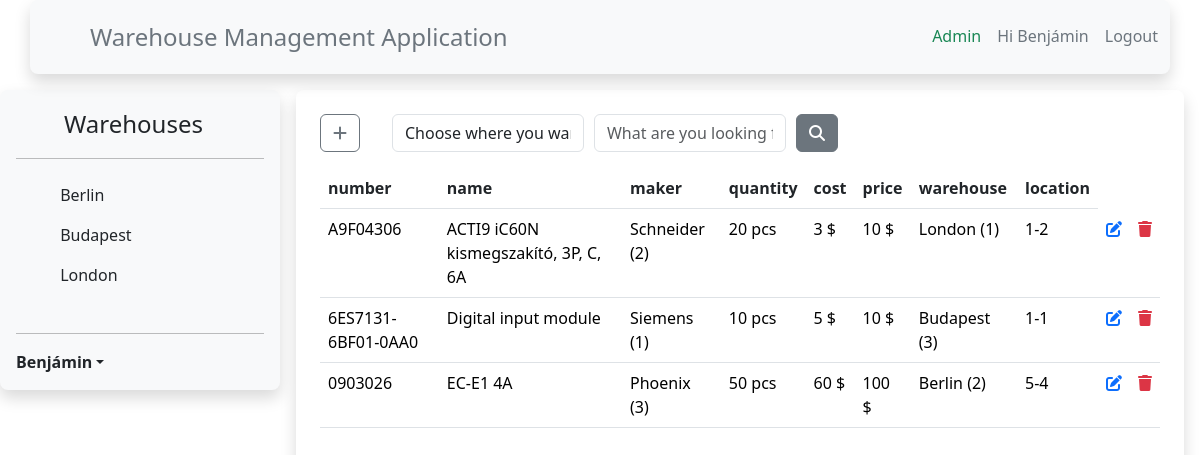
The page /index.php?orderby=name (signed in) on the database its author committed.
### tables this page shows
CREATE TABLE `items` (
  `id` int(10) NOT NULL,
  `number` varchar(255) NOT NULL,
  `name` varchar(255) NOT NULL,
  `maker` int(9) NOT NULL,
  `quantity` int(6) NOT NULL,
  `cost` int(7) NOT NULL,
  `price` int(7) NOT NULL,
  `warehouse` int(10) NOT NULL,
  `location` varchar(10) NOT NULL
);

CREATE TABLE `makers` (
  `id` int(10) NOT NULL,
  `name` varchar(255) NOT NULL
);

CREATE TABLE `warehouses` (
  `id` int(11) NOT NULL,
  `name` varchar(100) NOT NULL
);

### modules/all_items.php (the view, shortened to what this page needs)
<?php
if(isset($_SESSION["user"]))
{
	 $names_search = $kapcsolat->query("select column_name from information_schema.columns where table_name = 'items'");
	 $table_names=array();
	 while($column=mysqli_fetch_array($names_search))
	 {
		array_push($table_names,$column["column_name"]);
	 }
	if(isset($_POST["quick_search_text"]) and trim($_POST["quick_search_text"]) != "" and $_POST["quick_search_category"] != 0)
	{
			$answer=$kapcsolat->query("select * from items where ".$table_names[$_POST["quick_search_category"]]." like '%".$_POST["quick_search_text"]."%'");
	}
	else if(isset($_GET["orderby"]))
	{
		$answer=$kapcsolat->query("select * from items order by ".$_GET["orderby"]);
	}
   $answer_2 = $kapcsolat->query("select column_name from information_schema.columns where table_name = 'items'");
    echo("<table class='table table-hover'>");
		echo("<thead><tr>");
		 while($column = mysqli_fetch_array($answer_2))
		 {
			 if($column["column_name"] != "id")
			 {
				echo("<th><a class='text-dark text-decoration-none' href='index.php?orderby=".$column["column_name"]."'>" . $column["column_name"] . "</a></th>");
			 }
		 }
		 echo("</tr></thead>");
		echo("<tbody>");
		while($row=mysqli_fetch_array($answer))
		{
			echo("<tr>");
				echo("<td>".$row["number"]."</td>");
				echo("<td>".$row["name"]."</td>");
				$maker_names=$kapcsolat->query("select * from makers where id=".$row["maker"]);
				$maker_name=mysqli_fetch_array($maker_names);
				echo("<td>".$maker_name["name"]." (".$maker_name["id"].")</td>");
				echo("<td>".$row["quantity"]." pcs</td>");
				echo("<td>".$row["cost"]." $</td>");
				echo("<td>".$row["price"]." $</td>");
				$warehouse_names=$kapcsolat->query("select * from warehouses where id=".$row["warehouse"]);
				$warehouse_name=mysqli_fetch_array($warehouse_names);
				echo("<td>".$warehouse_name["name"]." (".$warehouse_name["id"].")</td>");
				echo("<td>".$row["location"]."</td>");
				if($_SESSION["user"]["modify_item"] == 1)
				{
					echo("<td><a href='index.php?action=modify.php&modifyid=".$row["id"]."' class='text-primary' title='Modify item'><i class='fas fa-edit'></i></a></td>");
				}
				if($_SESSION["user"]["delete_item"] == 1)
				{
					echo("<td><a onclick='return question_delete()' href='modules/delete.php?deleteid=".$row["id"]."' class='text-danger' title='Delete item'><i class='fa-solid fa-trash'></i></a></td>");
				}
			echo("</tr>");
		}
		echo("</tbody>");
    echo("</table>");
}
?>

### rows shown on the page
items: number "A9F04306", name "ACTI9 iC60N kismegszakító, 3P, C, 6A", makers.name "Schneider", makers.id "2", quantity "20", cost "3", price "10", warehouses.name "London", warehouses.id "1", location "1-2"
items: number "6ES7131-6BF01-0AA0", name "Digital input module", makers.name "Siemens", makers.id "1", quantity "10", cost "5", price "10", warehouses.name "Budapest", warehouses.id "3", location "1-1"
items: number "0903026", name "EC-E1 4A", makers.name "Phoenix", makers.id "3", quantity "50", cost "60", price "100", warehouses.name "Berlin", warehouses.id "2", location "5-4"

### other values the page prints
$_SESSION["user"]["nickname"] "Benjámin Benjámin"
$warehouses_array[0] "Berlin"
$warehouses_array[1] "Budapest"
$warehouses_array[2] "London"
$column["column_name"] "number"
$column["column_name"] "name"
$column["column_name"] "maker"
$column["column_name"] "quantity"
$column["column_name"] "cost"
$column["column_name"] "price"
$column["column_name"] "warehouse"
$column["column_name"] "location"
